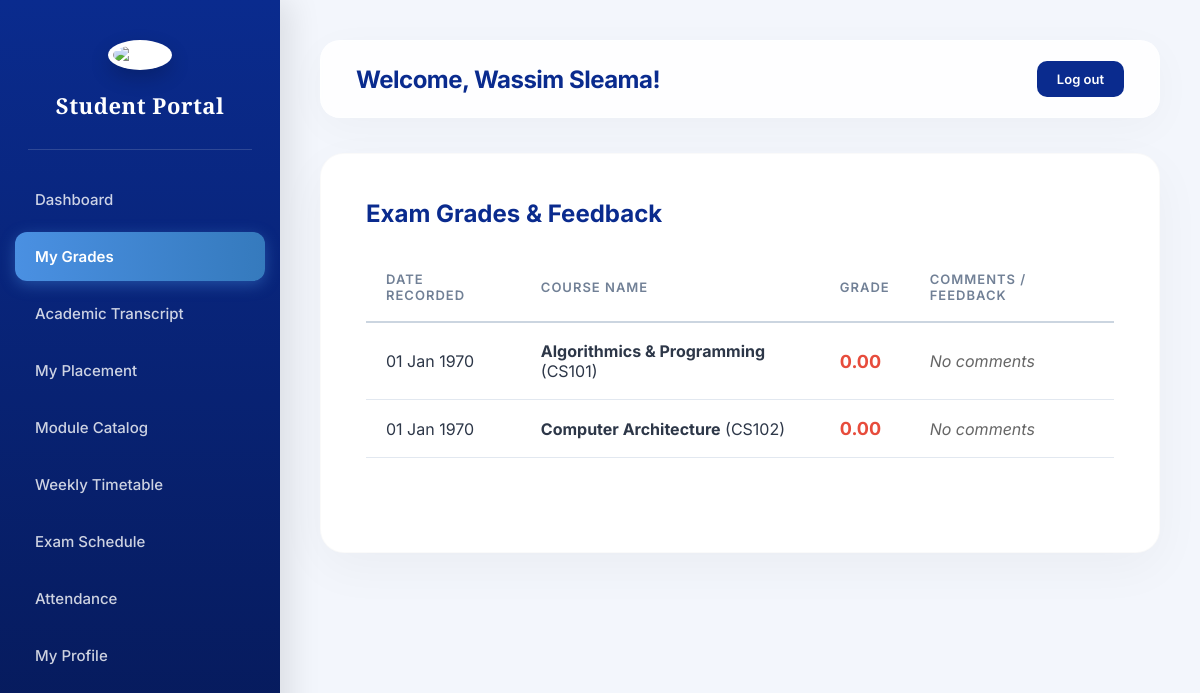
Page /components/exam_grades.php (signed in) on the committed database.
### tables this page shows
CREATE TABLE courses (
    id INT AUTO_INCREMENT PRIMARY KEY,
    name VARCHAR(100) NOT NULL,
    code VARCHAR(30) NOT NULL UNIQUE,
    credits INT NOT NULL,
    coefficient INT NOT NULL,
    hours INT NOT NULL,
    semester ENUM('S1','S2') NOT NULL,
    speciality_id INT NOT NULL,
    year_id INT NOT NULL,
    FOREIGN KEY (speciality_id) REFERENCES speciality(id),
    FOREIGN KEY (year_id) REFERENCES years(id)
);

### components/exam_grades.php (the view)
<?php include 'layout_header.php';
$exam_grades = [];
if (isset($_SESSION['student_id'])) {
    $stmt = $pdo->prepare("
        SELECT c.code, c.name, g.grade, g.comment, g.date_recorded
        FROM courses c
        JOIN student s ON s.id = ?
        JOIN section sec ON s.section_id = sec.id
        LEFT JOIN grades g ON g.course_id = c.id AND g.student_id = s.id
        WHERE c.speciality_id = sec.speciality_id
          AND c.year_id = sec.year_id
          AND c.semester = (SELECT setting_value FROM system_settings WHERE setting_key = 'current_semester')
        ORDER BY c.name
    ");
    $stmt->execute([$_SESSION['student_id']]);
    $exam_grades = $stmt->fetchAll();
}
?>
<div class="card-container">
    <h2 style="color: #0A2B8E; margin-bottom: 15px;">Exam Grades & Feedback</h2>
    <table class="data-table">
        <thead>
            <tr>
                <th>Date Recorded</th>
                <th>Course Name</th>
                <th>Grade</th>
                <th>Comments / Feedback</th>
            </tr>
        </thead>
        <tbody>
            <?php if (empty($exam_grades)): ?>
                <tr>
                    <td colspan="4">No exam grades have been recorded yet.</td>
                </tr>
            <?php else: ?>
                <?php foreach ($exam_grades as $gm): ?>
                    <tr>
                        <td><?= htmlspecialchars(date('d M Y', strtotime($gm['date_recorded']))) ?></td>
                        <td><strong><?= htmlspecialchars($gm['name']) ?></strong> (<?= htmlspecialchars($gm['code']) ?>)</td>
                        <td>
                            <span
                                style="font-size: 18px; font-weight: bold; color: <?= $gm['grade'] >= 10 ? '#2ecc71' : '#e74c3c' ?>">
                                <?= number_format($gm['grade'], 2) ?>
                            </span>
                        </td>
                        <td><em style="color: #666;"><?= htmlspecialchars($gm['comment'] ?? 'No comments') ?></em></td>
                    </tr>
                <?php endforeach; ?>
            <?php endif; ?>
        </tbody>
    </table>
</div>
<?php include 'layout_footer.php'; ?>

### css/dashboard.css (style rules this page uses)
* { box-sizing: border-box; margin: 0; padding: 0; }
body { display: flex; height: 100vh; background: #f3f6fc; font-family: 'Inter', sans-serif; color: #2d3748; overflow: hidden; }
.card-container { background: white; padding: 45px; border-radius: 24px; box-shadow: 0 15px 50px rgba(0,0,0,0.04); min-height: 400px; border: 1px solid rgba(0,0,0,0.02); transition: transform 0.3s ease; }
.data-table { width: 100%; border-collapse: separate; border-spacing: 0; margin-top: 25px; }
.data-table th, .data-table td { padding: 18px 20px; text-align: left; border-bottom: 1px solid #e2e8f0; }
.data-table th { background-color: transparent; color: #718096; font-size: 13px; font-weight: 600; text-transform: uppercase; letter-spacing: 1px; border-bottom: 2px solid #cbd5e0; }
.data-table tr { transition: all 0.2s ease; }

### rows in the picture
courses: date_recorded "01 Jan 1970", name "Algorithmics & Programming", code "CS101", grade "0.00", comment "No comments"
courses: date_recorded "01 Jan 1970", name "Computer Architecture", code "CS102", grade "0.00", comment "No comments"

### other values in the picture
$_SESSION['user_name'] "Wassim Sleama"
